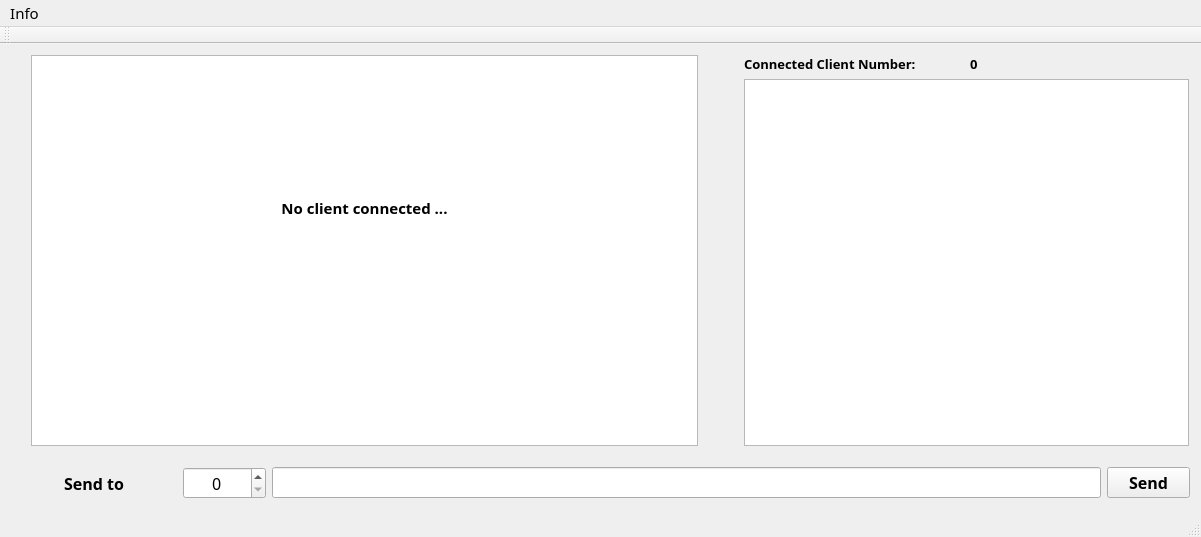
<?xml version="1.0" encoding="UTF-8"?>
<ui version="4.0">
 <class>ServerClass</class>
 <widget class="QMainWindow" name="ServerClass">
  <property name="geometry">
   <rect>
    <x>0</x>
    <y>0</y>
    <width>1201</width>
    <height>537</height>
   </rect>
  </property>
  <property name="font">
   <font>
    <family>Microsoft YaHei</family>
    <pointsize>11</pointsize>
   </font>
  </property>
  <property name="windowTitle">
   <string>Server</string>
  </property>
  <widget class="QWidget" name="centralWidget">
   <layout class="QGridLayout" name="gridLayout">
    <item row="0" column="0">
     <layout class="QVBoxLayout" name="verticalLayout_2">
      <item>
       <layout class="QHBoxLayout" name="horizontalLayout_3" stretch="12,0,8">
        <property name="leftMargin">
         <number>20</number>
        </property>
        <property name="rightMargin">
         <number>1</number>
        </property>
        <property name="bottomMargin">
         <number>15</number>
        </property>
        <item>
         <widget class="QTextBrowser" name="tb_content">
          <property name="font">
           <font>
            <pointsize>11</pointsize>
           </font>
          </property>
          <property name="html">
           <string>&lt;!DOCTYPE HTML PUBLIC &quot;-//W3C//DTD HTML 4.0//EN&quot; &quot;http://www.w3.org/TR/REC-html40/strict.dtd&quot;&gt;
&lt;html&gt;&lt;head&gt;&lt;meta name=&quot;qrichtext&quot; content=&quot;1&quot; /&gt;&lt;style type=&quot;text/css&quot;&gt;
p, li { white-space: pre-wrap; }
&lt;/style&gt;&lt;/head&gt;&lt;body style=&quot; font-family:'Microsoft YaHei'; font-size:11pt; font-weight:400; font-style:normal;&quot;&gt;
&lt;p align=&quot;center&quot; style=&quot;-qt-paragraph-type:empty; margin-top:0px; margin-bottom:0px; margin-left:0px; margin-right:0px; -qt-block-indent:0; text-indent:0px;&quot;&gt;&lt;br /&gt;&lt;/p&gt;
&lt;p align=&quot;center&quot; style=&quot;-qt-paragraph-type:empty; margin-top:0px; margin-bottom:0px; margin-left:0px; margin-right:0px; -qt-block-indent:0; text-indent:0px; font-family:'SimSun'; font-size:12pt; font-weight:600;&quot;&gt;&lt;br /&gt;&lt;/p&gt;
&lt;p align=&quot;center&quot; style=&quot;-qt-paragraph-type:empty; margin-top:0px; margin-bottom:0px; margin-left:0px; margin-right:0px; -qt-block-indent:0; text-indent:0px; font-family:'SimSun'; font-size:12pt; font-weight:600;&quot;&gt;&lt;br /&gt;&lt;/p&gt;
&lt;p align=&quot;center&quot; style=&quot;-qt-paragraph-type:empty; margin-top:0px; margin-bottom:0px; margin-left:0px; margin-right:0px; -qt-block-indent:0; text-indent:0px; font-family:'SimSun'; font-size:12pt; font-weight:600;&quot;&gt;&lt;br /&gt;&lt;/p&gt;
&lt;p align=&quot;center&quot; style=&quot;-qt-paragraph-type:empty; margin-top:0px; margin-bottom:0px; margin-left:0px; margin-right:0px; -qt-block-indent:0; text-indent:0px; font-family:'SimSun'; font-size:12pt; font-weight:600;&quot;&gt;&lt;br /&gt;&lt;/p&gt;
&lt;p align=&quot;center&quot; style=&quot;-qt-paragraph-type:empty; margin-top:0px; margin-bottom:0px; margin-left:0px; margin-right:0px; -qt-block-indent:0; text-indent:0px; font-family:'SimSun'; font-size:12pt; font-weight:600;&quot;&gt;&lt;br /&gt;&lt;/p&gt;
&lt;p align=&quot;center&quot; style=&quot; margin-top:0px; margin-bottom:0px; margin-left:0px; margin-right:0px; -qt-block-indent:0; text-indent:0px;&quot;&gt;&lt;span style=&quot; font-weight:600;&quot;&gt;No client connected ...&lt;/span&gt;&lt;/p&gt;&lt;/body&gt;&lt;/html&gt;</string>
          </property>
         </widget>
        </item>
        <item>
         <spacer name="horizontalSpacer">
          <property name="orientation">
           <enum>Qt::Horizontal</enum>
          </property>
          <property name="sizeHint" stdset="0">
           <size>
            <width>40</width>
            <height>20</height>
           </size>
          </property>
         </spacer>
        </item>
        <item>
         <layout class="QVBoxLayout" name="verticalLayout">
          <item>
           <layout class="QHBoxLayout" name="horizontalLayout" stretch="1,1">
            <item>
             <widget class="QLabel" name="label_2">
              <property name="font">
               <font>
                <pointsize>10</pointsize>
                <weight>75</weight>
                <bold>true</bold>
                <kerning>true</kerning>
               </font>
              </property>
              <property name="text">
               <string>Connected Client Number: </string>
              </property>
              <property name="alignment">
               <set>Qt::AlignLeading|Qt::AlignLeft|Qt::AlignVCenter</set>
              </property>
             </widget>
            </item>
            <item>
             <widget class="QLabel" name="lb_c_num">
              <property name="font">
               <font>
                <pointsize>10</pointsize>
                <weight>75</weight>
                <bold>true</bold>
               </font>
              </property>
              <property name="text">
               <string>0</string>
              </property>
              <property name="alignment">
               <set>Qt::AlignLeading|Qt::AlignLeft|Qt::AlignVCenter</set>
              </property>
             </widget>
            </item>
           </layout>
          </item>
          <item>
           <widget class="QTextBrowser" name="tb_info">
            <property name="sizePolicy">
             <sizepolicy hsizetype="Expanding" vsizetype="Expanding">
              <horstretch>0</horstretch>
              <verstretch>0</verstretch>
             </sizepolicy>
            </property>
            <property name="maximumSize">
             <size>
              <width>550</width>
              <height>16777215</height>
             </size>
            </property>
            <property name="html">
             <string>&lt;!DOCTYPE HTML PUBLIC &quot;-//W3C//DTD HTML 4.0//EN&quot; &quot;http://www.w3.org/TR/REC-html40/strict.dtd&quot;&gt;
&lt;html&gt;&lt;head&gt;&lt;meta name=&quot;qrichtext&quot; content=&quot;1&quot; /&gt;&lt;style type=&quot;text/css&quot;&gt;
p, li { white-space: pre-wrap; }
&lt;/style&gt;&lt;/head&gt;&lt;body style=&quot; font-family:'Microsoft YaHei'; font-size:11pt; font-weight:400; font-style:normal;&quot;&gt;
&lt;p style=&quot;-qt-paragraph-type:empty; margin-top:0px; margin-bottom:0px; margin-left:0px; margin-right:0px; -qt-block-indent:0; text-indent:0px; font-family:'SimSun'; font-size:9pt;&quot;&gt;&lt;br /&gt;&lt;/p&gt;&lt;/body&gt;&lt;/html&gt;</string>
            </property>
           </widget>
          </item>
         </layout>
        </item>
       </layout>
      </item>
      <item>
       <layout class="QHBoxLayout" name="horizontalLayout_2" stretch="2,1,10,1">
        <item>
         <widget class="QLabel" name="label">
          <property name="font">
           <font>
            <pointsize>12</pointsize>
            <weight>75</weight>
            <bold>true</bold>
           </font>
          </property>
          <property name="text">
           <string>Send to</string>
          </property>
          <property name="textFormat">
           <enum>Qt::AutoText</enum>
          </property>
          <property name="alignment">
           <set>Qt::AlignCenter</set>
          </property>
         </widget>
        </item>
        <item>
         <widget class="QSpinBox" name="sp_sendto">
          <property name="font">
           <font>
            <pointsize>12</pointsize>
           </font>
          </property>
          <property name="alignment">
           <set>Qt::AlignCenter</set>
          </property>
         </widget>
        </item>
        <item>
         <widget class="QLineEdit" name="e_input">
          <property name="font">
           <font>
            <pointsize>12</pointsize>
           </font>
          </property>
          <property name="text">
           <string/>
          </property>
         </widget>
        </item>
        <item>
         <widget class="QPushButton" name="pb_send">
          <property name="font">
           <font>
            <pointsize>12</pointsize>
            <weight>75</weight>
            <bold>true</bold>
           </font>
          </property>
          <property name="text">
           <string>Send</string>
          </property>
         </widget>
        </item>
       </layout>
      </item>
     </layout>
    </item>
   </layout>
  </widget>
  <widget class="QMenuBar" name="menuBar">
   <property name="geometry">
    <rect>
     <x>0</x>
     <y>0</y>
     <width>1201</width>
     <height>26</height>
    </rect>
   </property>
   <widget class="QMenu" name="menu">
    <property name="title">
     <string>Info</string>
    </property>
    <addaction name="separator"/>
    <addaction name="showInfo"/>
   </widget>
   <addaction name="menu"/>
  </widget>
  <widget class="QToolBar" name="mainToolBar">
   <attribute name="toolBarArea">
    <enum>TopToolBarArea</enum>
   </attribute>
   <attribute name="toolBarBreak">
    <bool>false</bool>
   </attribute>
  </widget>
  <widget class="QStatusBar" name="statusBar"/>
  <action name="showInfo">
   <property name="text">
    <string>Server Info</string>
   </property>
   <property name="toolTip">
    <string>显示服务器的信息</string>
   </property>
   <property name="shortcut">
    <string>Ctrl+I</string>
   </property>
  </action>
 </widget>
 <layoutdefault spacing="6" margin="11"/>
 <resources>
  <include location="Server.qrc"/>
 </resources>
 <connections>
  <connection>
   <sender>menuBar</sender>
   <signal>triggered(QAction*)</signal>
   <receiver>ServerClass</receiver>
   <slot>onMenuShowInfoClicked()</slot>
   <hints>
    <hint type="sourcelabel">
     <x>467</x>
     <y>14</y>
    </hint>
    <hint type="destinationlabel">
     <x>467</x>
     <y>218</y>
    </hint>
   </hints>
  </connection>
  <connection>
   <sender>pb_send</sender>
   <signal>clicked()</signal>
   <receiver>ServerClass</receiver>
   <slot>onPBSendClicked()</slot>
   <hints>
    <hint type="sourcelabel">
     <x>847</x>
     <y>442</y>
    </hint>
    <hint type="destinationlabel">
     <x>903</x>
     <y>474</y>
    </hint>
   </hints>
  </connection>
 </connections>
 <slots>
  <slot>onMenuShowInfoClicked()</slot>
  <slot>onPBSendClicked()</slot>
 </slots>
</ui>
